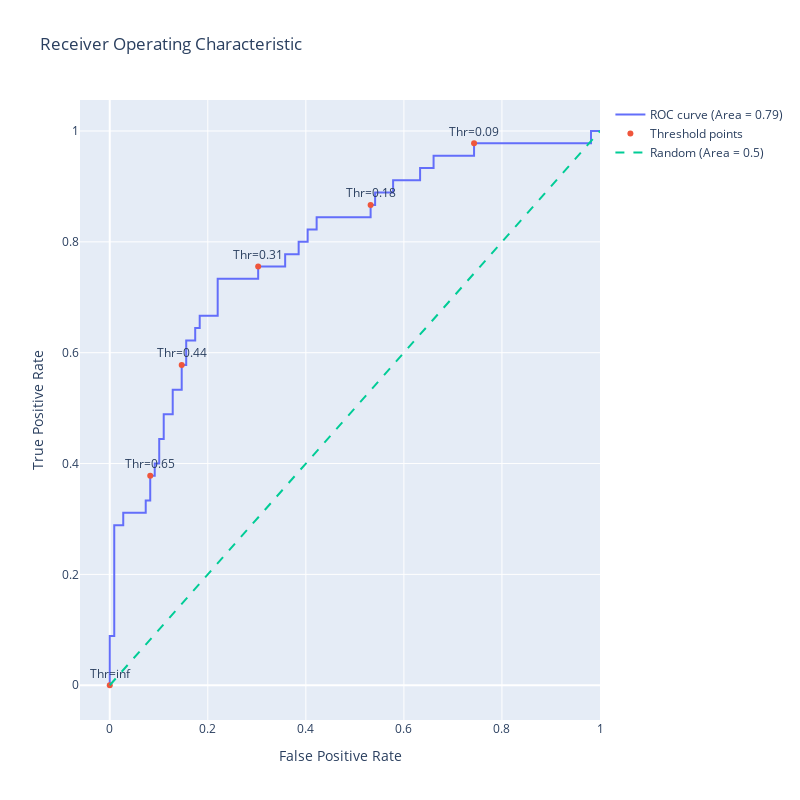

The cell this chart's notebook holds for it:
### Code cell
import plotly.graph_objects as go
import numpy as np
from sklearn.metrics import roc_auc_score

# Assuming fpr, tpr, thresholds are already calculated as before
fpr, tpr, thresholds = roc_curve(y_test, y_scores)

# Calculate the AUC (Area Under the Curve)
roc_auc = roc_auc_score(y_test, y_scores)

# Generate a trace for ROC curve
trace0 = go.Scatter(
    x=fpr,
    y=tpr,
    mode='lines',
    name=f'ROC curve (Area = {roc_auc:.2f})'
)

# Only label every nth point to avoid cluttering
n = 10
indices = np.arange(len(thresholds)) % n == 0  # Choose indices where index mod n is 0

trace1 = go.Scatter(
    x=fpr[indices],
    y=tpr[indices],
    mode='markers+text',
    name='Threshold points',
    text=[f"Thr={thr:.2f}" for thr in thresholds[indices]],
    textposition='top center'
)

# Diagonal line
trace2 = go.Scatter(
    x=[0, 1],
    y=[0, 1],
    mode='lines',
    name='Random (Area = 0.5)',
    line=dict(dash='dash')
)

data = [trace0, trace1, trace2]

# Define layout with square aspect ratio
layout = go.Layout(
    title='Receiver Operating Characteristic',
    xaxis=dict(title='False Positive Rate'),
    yaxis=dict(title='True Positive Rate'),
    autosize=False,
    width=800,
    height=800,
    showlegend=True
)

# Define figure and add data
fig = go.Figure(data=data, layout=layout)

# Show figure
fig.show()

### Figure 1 — Plotly figure (JSON) as saved in the notebook; plotly's stock layout.template omitted (floating-point values rounded to 4 significant figures)
{"data": [{"mode": "lines", "name": "ROC curve (Area = 0.79)", "type": "scatter", "x": [0.0, 0.0, 0.0, 0.009174, 0.009174, 0.02752, 0.02752, 0.07339, 0.07339, 0.08257, 0.08257, 0.09174, 0.09174, 0.1009, 0.1009, 0.1101, 0.1101, 0.1284, 0.1284, 0.1468, 0.1468, 0.156, 0.156, 0.1743, 0.1743, 0.1835, 0.1835, 0.2202, 0.2202, 0.3028, 0.3028, 0.3578, 0.3578, 0.3853, 0.3853, 0.4037, 0.4037, 0.422, 0.422, 0.5321, 0.5321, 0.5413, 0.5413, 0.578, 0.578, 0.633, 0.633, 0.6606, 0.6606, 0.7431, 0.7431, 0.9817, 0.9817, 1.0], "y": [0.0, 0.02222, 0.08889, 0.08889, 0.2889, 0.2889, 0.3111, 0.3111, 0.3333, 0.3333, 0.3778, 0.3778, 0.4, 0.4, 0.4444, 0.4444, 0.4889, 0.4889, 0.5333, 0.5333, 0.5778, 0.5778, 0.6222, 0.6222, 0.6444, 0.6444, 0.6667, 0.6667, 0.7333, 0.7333, 0.7556, 0.7556, 0.7778, 0.7778, 0.8, 0.8, 0.8222, 0.8222, 0.8444, 0.8444, 0.8667, 0.8667, 0.8889, 0.8889, 0.9111, 0.9111, 0.9333, 0.9333, 0.9556, 0.9556, 0.9778, 0.9778, 1.0, 1.0]}, {"mode": "markers+text", "name": "Threshold points", "text": ["Thr=inf", "Thr=0.65", "Thr=0.44", "Thr=0.31", "Thr=0.18", "Thr=0.09"], "textposition": "top center", "type": "scatter", "x": [0.0, 0.08257, 0.1468, 0.3028, 0.5321, 0.7431], "y": [0.0, 0.3778, 0.5778, 0.7556, 0.8667, 0.9778]}, {"line": {"dash": "dash"}, "mode": "lines", "name": "Random (Area = 0.5)", "type": "scatter", "x": [0, 1], "y": [0, 1]}], "layout": {"autosize": false, "height": 800, "showlegend": true, "title": {"text": "Receiver Operating Characteristic"}, "width": 800, "xaxis": {"title": {"text": "False Positive Rate"}}, "yaxis": {"title": {"text": "True Positive Rate"}}}}
